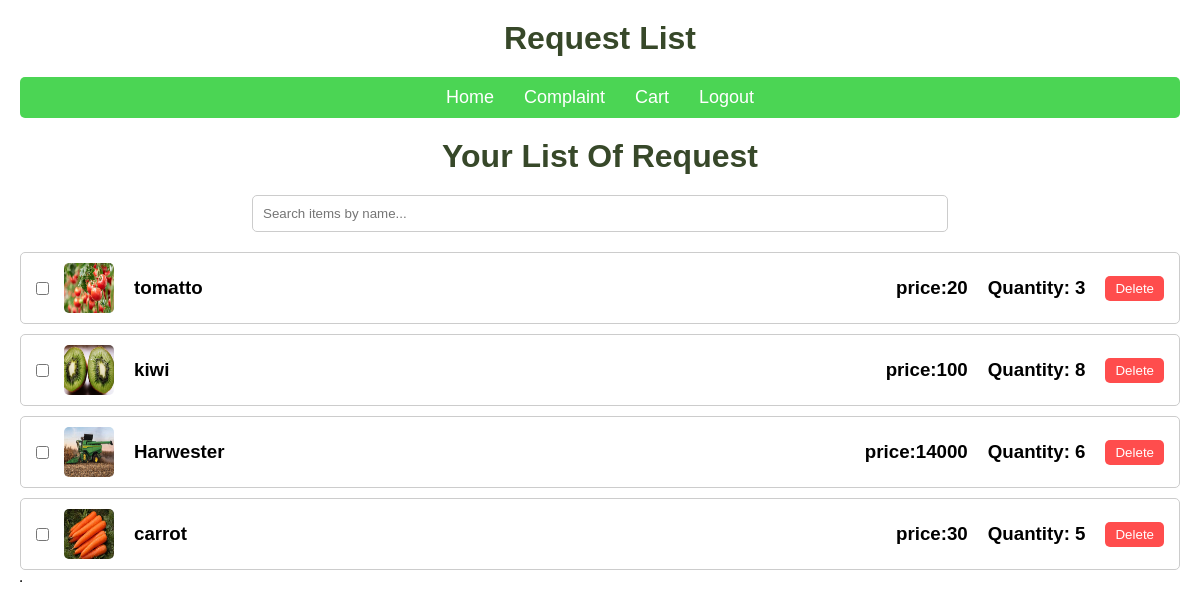
The page /Request_list/ on the database its author committed.
### admin_app/models.py (models this page shows)
class requesttable(models.Model):
     loginid=models.ForeignKey(Usertable,on_delete=models.CASCADE,null=True,blank=True)
     date =models.DateTimeField(auto_now_add=True,null=True,blank=True)
     quantity = models.IntegerField(default=1)
     productid =models.ForeignKey(product,on_delete=models.CASCADE)
     status = models.CharField(max_length=100,null=True,blank=True)

class product(models.Model):
     loginid=models.ForeignKey(Usertable,on_delete=models.CASCADE,null=True,blank=True)
     name =models.CharField(max_length=100,null=True,blank=True)
     date =models.DateTimeField(auto_now_add=True,null=True,blank=True)
     category= models.ForeignKey(Category,on_delete=models.CASCADE,null=True,blank=True)
     image =models.FileField(upload_to="bsns_product",null=True,blank=True)
     price =models.CharField(max_length=100,null=True,blank=True)
     Quantity = models.CharField(max_length=100,null=True,blank=True)
     Details =models.CharField(max_length=100,null=True,blank=True)

### admin_app/views.py (the view)
# urls.py: path('Request_list/',request_list.as_view(), name='request_list'),
class request_list(View):
    def get(self,request):
      r= requesttable.objects.all()
      return render(request,'bussiness/request.html',{'form': r})

### templates/bussiness/request.html (shortened to what this page needs)
<!DOCTYPE html>
<html lang="en">
<head>
</head>
<body>
    <h1>Request List</h1>
    <table border="1">
        <thead>
            <tr><!DOCTYPE html>
                <html lang="en">
                <head>
                </head>
                <body>
                    <nav>
                        <ul>
                            <li><a href="/Product">Home</a></li>
                            <li><a href="/Bcomplaint">Complaint</a></li>
                            <li><a href="/Cart">Cart</a></li>
                            <li><a href="/login">Logout</a></li>
                        </ul>
                    </nav>
                    <h1>Your List Of Request</h1>
                    <div class="search-bar">
                        <input
                            type="text"
                            id="search"
                            placeholder="Search items by name..."
                            onkeyup="filterItems()"
                        >
                    </div>
                    <ul class="Request-items">
                        {% for i in form %}
                        <li class="Request-item">
                            <input type="checkbox">
                            <div class="Request-item-info">
                                <img src="{{i.productid.image.url}}" alt="Item Image">
                                <h3>{{i.productid.name}}</h3>
                            </div>
                            <h3>price:{{i.productid.price}}</h3>
                            <h3>Quantity: {{ i.quantity }}</h3>
                            <form method="post" action="{% url 'Delete_request_item' i.id %}" style="margin-left: 10px;">
                                <button type="submit" style="background: #ff4d4d; color: white; border: none; padding: 5px 10px; border-radius: 5px; cursor: pointer;">
                                    Delete
                                </button>
                            </form>
                        </li>
                            {% endfor %}
                    </ul>
                </body>
                </html>

### templates/bussiness/request.html (style rules this page uses)
* { margin: 0; padding: 0; box-sizing: border-box; font-family: Arial, sans-serif; }
body { padding: 20px; }
h1 { text-align: center; color: rgb(55, 72, 41); margin-bottom: 20px; }
nav { background-color: rgb(75, 213, 84); padding: 10px 20px; text-align: center; border-radius: 5px; margin-bottom: 20px; }
nav ul { list-style-type: none; display: flex; justify-content: center; }
nav ul li { margin: 0 15px; }
nav ul li a { color: white; text-decoration: none; font-size: 18px; }
.search-bar { margin-bottom: 20px; text-align: center; }
.search-bar input { padding: 10px; width: 60%; border: 1px solid #ccc; border-radius: 5px; }
.Request-items { list-style-type: none; padding: 0; }
.Request-item { display: flex; justify-content: space-between; align-items: center; padding: 10px 15px; margin-bottom: 10px; border: 1px solid #ccc; border-radius: 5px; }
.Request-item img { width: 50px; height: 50px; border-radius: 5px; margin-right: 10px; }
.Request-item-info { display: flex; align-items: center; flex-grow: 1; }
.Request-item h3 { margin: 0 10px; }
.Request-item input[type="checkbox"] { margin-right: 15px; }

### rows shown on the page
requesttable: productid.image (picture), productid.name "tomatto", productid.price "20", quantity "3"
requesttable: productid.image (picture), productid.name "kiwi", productid.price "100", quantity "8"
requesttable: productid.image (picture), productid.name "Harwester", productid.price "14000", quantity "6"
requesttable: productid.image (picture), productid.name "carrot", productid.price "30", quantity "5"
